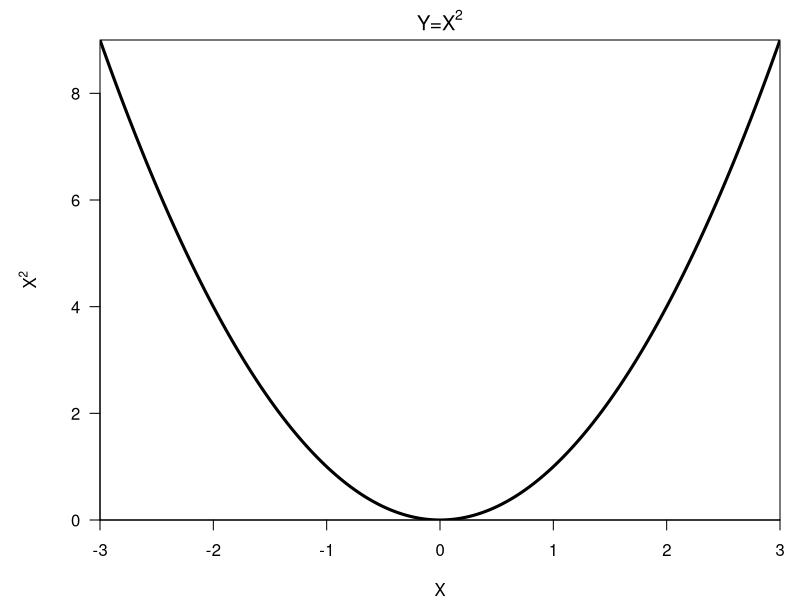
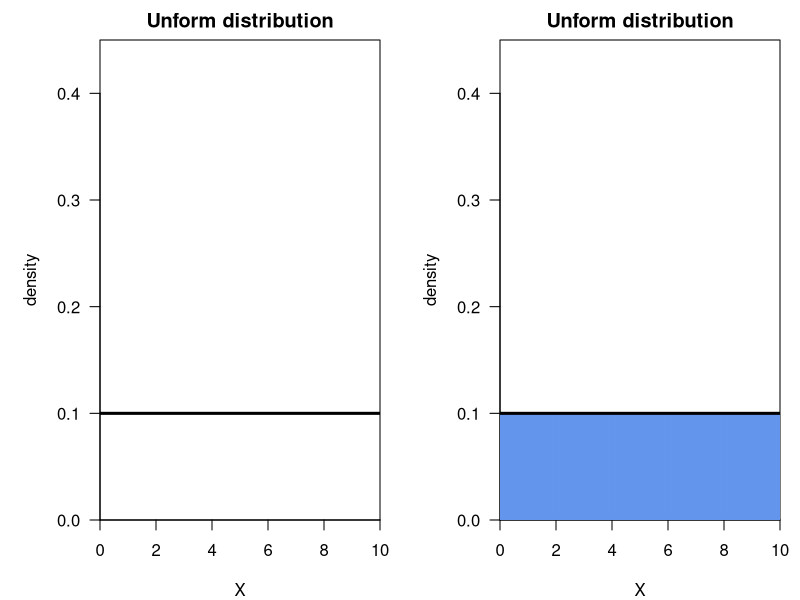
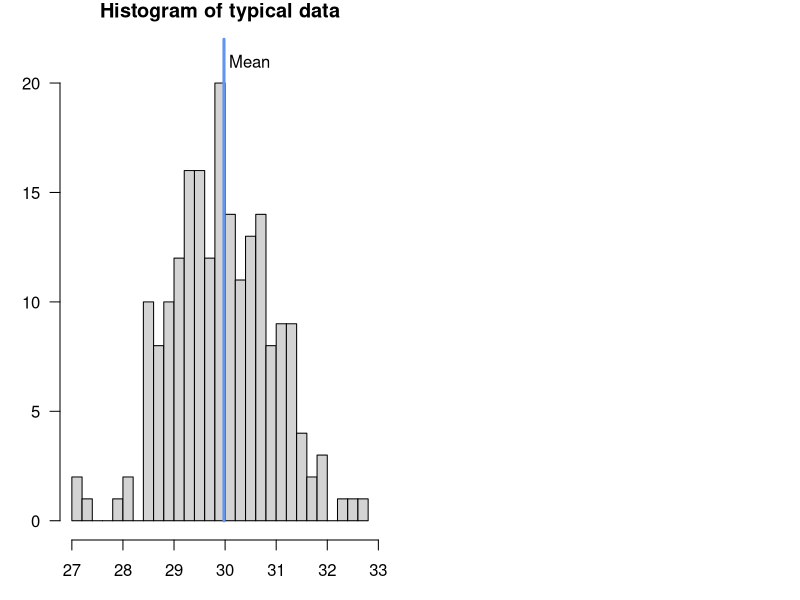
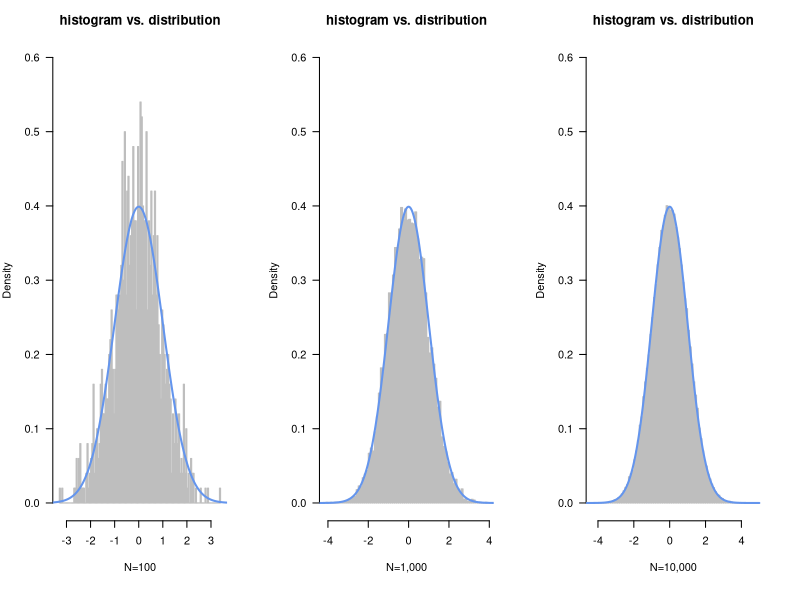
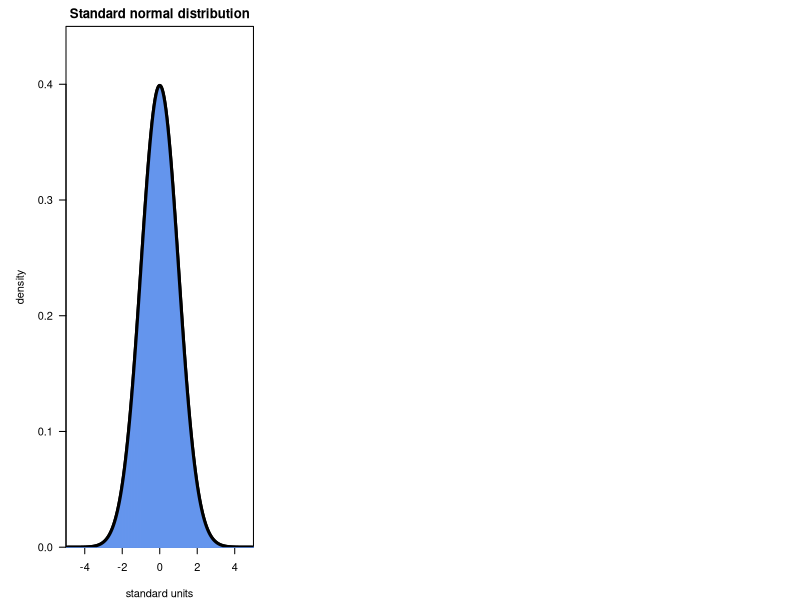
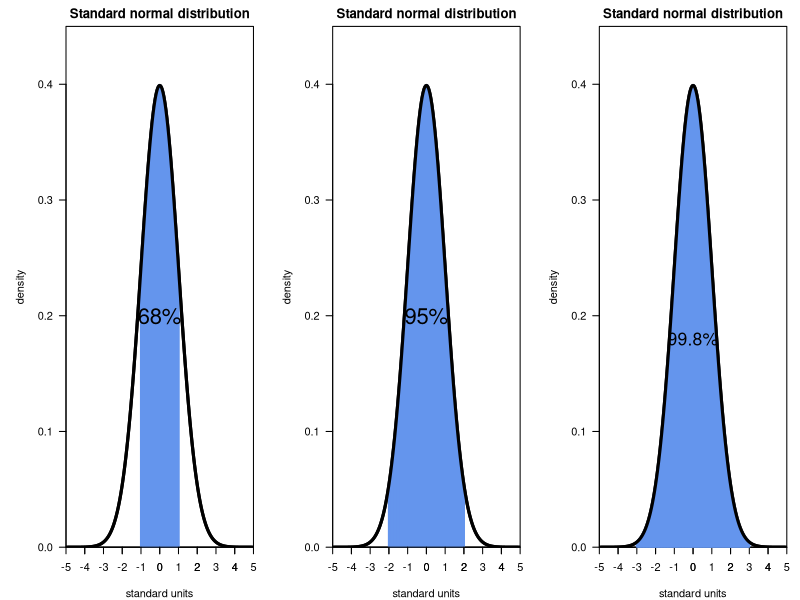
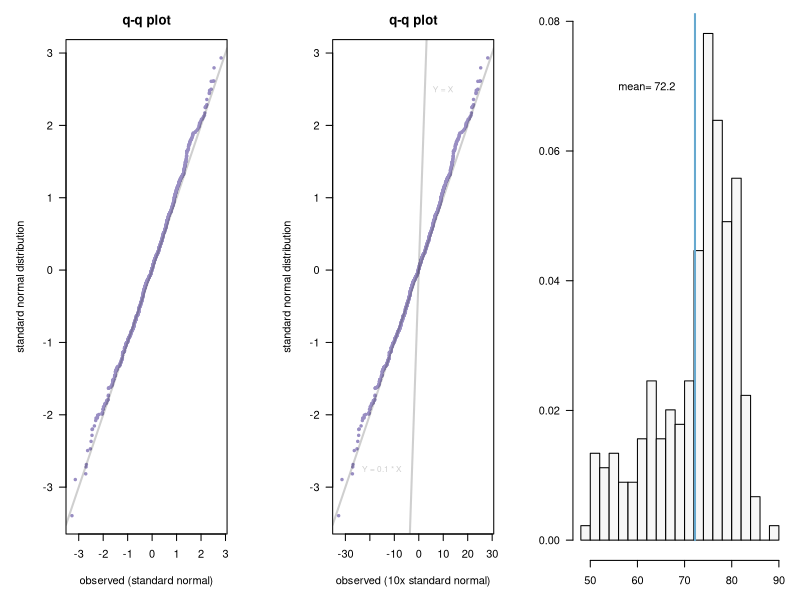
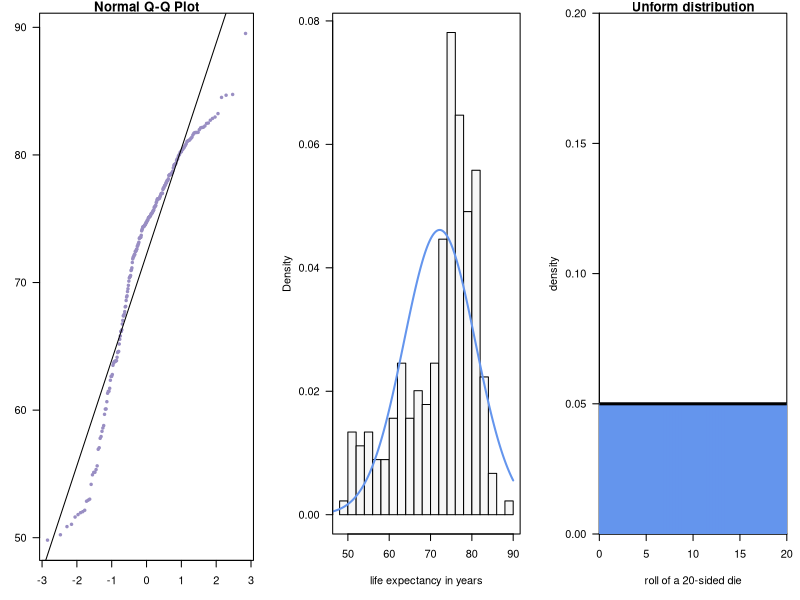

The R source for these figures, in order:
## ---- chunk 1
library(grDevices)
vals = seq(from=-3,to=3, by=0.01)
par(mar=c(4,5,2,1))
plot( vals, vals^2, xlab="X", ylab=expression(X^2), xaxs="i",yaxs="i",las=1, type="l", lwd=3, main= expression( plain("Y=")*X^2) )
## ---- chunk 2
layout(matrix(1:2,1,2))
par(mar=c(4,5,2,1))
plot( 1,1, xlab="X", ylab="density", xaxs="i",yaxs="i",las=1, col="white",ylim=c(0,0.45), xlim=c(0,10), main="Unform distribution" )
lines(c(0,10), c(0.1, 0.1), lwd=3)

plot( 1,1, xlab="X", ylab="density", xaxs="i",yaxs="i",las=1, col="white",ylim=c(0,0.45), xlim=c(0,10), main="Unform distribution" )
vals = seq(from=0, to=10, by=0.01)
for(i in 1:length(vals)){
    x = vals[i]
    lines(c(x,x), c(0,0.1), col="cornflowerblue")
}
lines(c(0,10), c(0.1, 0.1), lwd=3)
## ---- chunk 3
par(mar=c(3,3,1,1))
vals=c(29.3,31.5,29.9,28.9,30,29.4,29.6,30.5,29.5,30,30.7,30.6,28.6,30.8,29.1,30.9,29.4,
28.8,29.7,29.1,30.7,31,29.3,28.5,28,30.8,28.1,31.1,31.3,28.6,29.5,29.6,30.6,29.4,
30.6,29.3,30.1,28.6,29.7,31.2,30.1,30.2,30.2,29.1,30,30,29.7,31.3,28.6,30.5,29.6,
29.1,29.9,29.5,29.8,31.4,29.1,31.8,31,29.4,31.7,31.4,30.6,29.4,30.6,30.7,29,29.1,
30.1,30.3,29.9,31.4,28.6,30.3,28.9,28.7,29.6,29.2,31.1,32.5,29.9,31.3,30.9,28.6,
30.3,30.8,30.1,29.8,29.5,29.4,30.8,30.4,30.3,31.6,29.9,29.3,31.1,30,29.8,29.2,30.6,
31.1,30.9,29.6,29.2,30.1,31.9,30.5,29.6,30.6,29.9,28.9,30.7,30.4,30.4,28.7,28.2,
29.4,29,29.8,30.5,31.3,29.1,29.4,30.9,29.6,27.3,30.8,29.4,30.1,30.8,28.8,30.7,
31.1,30.9,29.7,29.4,28.6,30.6,28.7,31,29.5,29.7,30,30.4,28.9,30.4,30,30.5,30.7,
27.1,29.5,30.2,32.3,28.6,31.5,32.7,29.8,27.1,30.2,29.6,28.8,29.9,29.2,30.7,31.9,
30,29.9,30.4,29.8,31.3,28.9,29.6,31.1,28.5,29.1,30.1,30.4,31.3,29.4,29.8,31.6,
30.1,30.1,30.1,30.7,31.9,28.7,31.2,29.5,30,29,30,28.9,30,28.8,31.1,29,29.3,29.9)
hist(vals, breaks=30, col="lightgrey", las=1, main="Histogram of typical data", ylim=c(0,22) )
lines( c( mean(vals), mean(vals) ), c(0, 22), col="cornflowerblue", lwd=3)
text( mean(vals)+0.5, 21, "Mean")
## ---- chunk 4
layout(matrix(1:3,1,3))
vals = seq(from=-5,to=5, by=0.01)
par(mar=c(6,4,3,3))
hist(rnorm(1000), breaks=100, probability=TRUE, las=1, ylim=c(0,0.6), border="gray", col="gray", main="histogram vs. distribution", xlab="N=100")
points( vals, dnorm(vals), type="l", lwd=2, col="cornflowerblue" )
hist(rnorm(10000), breaks=100, probability=TRUE, las=1, ylim=c(0,0.6), border="gray", col="gray", main="histogram vs. distribution", xlab="N=1,000")
points( vals, dnorm(vals), type="l", lwd=2, col="cornflowerblue" )
hist(rnorm(100000), breaks=100, probability=TRUE, las=1, ylim=c(0,0.6), border="gray", col="gray", main="histogram vs. distribution", xlab="N=10,000")
points( vals, dnorm(vals), type="l", lwd=2, col="cornflowerblue" )
## ---- chunk 5
vals = seq(from=-5,to=5, by=0.01)
par(mar=c(4,5,2,1))
plot( vals, dnorm(vals), xlab="standard units", ylab="density", xaxs="i",yaxs="i",las=1, 
      type="l", lwd=3, ylim=c(0,0.45), main="Standard normal distribution" )
for(i in 1:length(vals)){
    x = vals[i]
    y = dnorm(x)
    lines(c(x,x), c(0,y), col="cornflowerblue")
}
points( vals, dnorm(vals), type="l", lwd=3 )
## ---- chunk 6
layout(matrix(1:3,1,3))
vals = seq(from=-5,to=5, by=0.01)
par(mar=c(4,5,2,1))
plot( vals, dnorm(vals), xlab="standard units", ylab="density", xaxs="i",yaxs="i",las=1, 
      type="l", lwd=3, ylim=c(0,0.45), main="Standard normal distribution" )
for( i in seq(from=-1, to=1, by=0.01)){
    lines( c(i,i), c(0, dnorm(i)), col="cornflowerblue", lwd=2)
}
axis(1, -5:5)
points( vals, dnorm(vals), xlab="standard units", ylab="density", xaxs="i",yaxs="i",las=1, 
      type="l", lwd=3, ylim=c(0,0.45), main="Standard normal distribution" )
text(0,0.2,"68%", cex=2)

plot( vals, dnorm(vals), xlab="standard units", ylab="density", xaxs="i",yaxs="i",las=1, 
      type="l", lwd=3, ylim=c(0,0.45), main="Standard normal distribution" )
for( i in seq(from=-2, to=2, by=0.01)){
    lines( c(i,i), c(0, dnorm(i)), col="cornflowerblue", lwd=2)
}
axis(1, -5:5)

points( vals, dnorm(vals), xlab="standard units", ylab="density", xaxs="i",yaxs="i",las=1, 
      type="l", lwd=3, ylim=c(0,0.45), main="Standard normal distribution" )
text(0,0.2,"95%", cex=2)
plot( vals, dnorm(vals), xlab="standard units", ylab="density", xaxs="i",yaxs="i",las=1, 
      type="l", lwd=3, ylim=c(0,0.45), main="Standard normal distribution" )
axis(1, -5:5)
for( i in seq(from=-3, to=3, by=0.01)){
    lines( c(i,i), c(0, dnorm(i)), col="cornflowerblue", lwd=2)
}
text(0,0.18,"99.8%", cex=1.6)
points( vals, dnorm(vals), xlab="standard units", ylab="density", xaxs="i",yaxs="i",las=1, 
      type="l", lwd=3, ylim=c(0,0.45), main="Standard normal distribution" )

## ---- chunk 7
V = c(4,5,6,3,7,19,8,2,12,8.5)
quantile(V)

V = sort(V)
vals_to_quantiles = function(V){
    ranks = rank(V)
    quantiles=rep(0,length(V))
    for(i in 1:length(V)){
        quantiles[i] = sum( ranks < ranks[i] )/ (length(V)-1)
    }
    quantiles*100
}
data.frame( V, Q=round(vals_to_quantiles(V), 2) )
## ---- chunk 8
par(mar=c(5,5,3,3))
observed=rnorm(1000)
std_norm = rnorm(1000)
plot( sort(observed), sort(std_norm), xlab="observed (standard normal)", 
      ylab="standard normal distribution", main="q-q plot", las=1, pch=19, cex=0.5, col="#998ec3" )
abline(0,1, lwd=2, col="#11111133")
## ---- chunk 9
plot( 10*sort(observed), sort(std_norm), xlab="observed (10x standard normal)", pch=19, 
      ylab="standard normal distribution", main="q-q plot", las=1, cex=0.5, col="#998ec3" )
abline(0,1, lwd=2, col="#11111133")
abline(0,0.1, col="#11111133", lwd=2)
text(10,2.5, "Y = X", cex=0.75, col="#11111133")
text(-15,-2.75, cex=0.75, "Y = 0.1 * X", col="#11111133")
## ---- chunk 10
countries=c("Monaco","Japan","Singapore","Macau","San Marino","Iceland","Hong Kong","Andorra",
"Switzerland","Guernsey","Israel","Luxembourg","Australia","Italy","Sweden","Liechtenstein",
"Jersey","Canada","France","Norway","Spain","Austria","Anguilla","Netherlands","Bermuda",
"Cayman Islands","Isle of Man","New Zealand","Belgium","Finland","Ireland","Germany",
"United Kingdom","Greece","Saint Pierre and Miquelon","Malta","Faroe Islands","European Union",
"Korea, South","Taiwan","Virgin Islands","Turks and Caicos Islands","United States",
"Wallis and Futuna","Saint Helena, Ascension, and Tristan da Cunha","Gibraltar",
"Denmark","Puerto Rico","Portugal","Guam","Bahrain","Chile","Qatar","Cyprus","Czech Republic",
"Panama","British Virgin Islands","Costa Rica","Cuba","Albania","Slovenia","Curacao",
"Dominican Republic","Kuwait","Northern Mariana Islands","Argentina","Sint Maarten",
"Saint Lucia","New Caledonia","Lebanon","Poland","United Arab Emirates","Uruguay",
"Paraguay","French Polynesia","Brunei","Slovakia","Dominica","Morocco","Croatia","Algeria",
"Ecuador","Aruba","Sri Lanka","Bosnia and Herzegovina","Estonia","Antigua and Barbuda",
"Libya","Tonga","Macedonia","Georgia","West Bank","Tunisia","Hungary","Mexico","Cook Islands",
"Saint Kitts and Nevis","Colombia","China","Mauritius","Maldives","Serbia","Oman","Barbados",
"American Samoa","Solomon Islands","Saint Vincent and the Grenadines","Saudi Arabia","Romania",
"Gaza Strip","Iraq","Malaysia","Lithuania","Syria","Turkey","Venezuela","Seychelles",
"Thailand","El Salvador","Bulgaria","Armenia","Jordan","Latvia","Montserrat","Grenada",
"Egypt","Jamaica","Uzbekistan","Brazil","Peru","Samoa","Vietnam","Vanuatu","Nicaragua",
"Palau","Marshall Islands","Micronesia, Federated States of","Trinidad and Tobago",
"Belarus","Indonesia","Fiji","Bahamas, The","Azerbaijan","Greenland","Guatemala",
"Suriname","Cabo Verde","Ukraine","Iran","Honduras","Bangladesh","Kazakhstan","Russia",
"Moldova","Kyrgyzstan","Korea, North","Turkmenistan","Bhutan","Mongolia","Philippines",
"Bolivia","Belize","India","Guyana","Timor-Leste","Nepal","Pakistan","Tajikistan",
"Papua New Guinea","Nauru","Burma","Ghana","Tuvalu","Kiribati","Madagascar","Yemen",
"Gambia, The","Sao Tome and Principe","Togo","Cambodia","Laos","Comoros",
"Equatorial Guinea","Eritrea","Kenya","Sudan","Haiti","Djibouti","Mauritania","Western Sahara",
"South Africa","Tanzania","Ethiopia","Benin","Senegal","Malawi","Burundi","Guinea","Rwanda",
"Congo, Republic of the","Liberia","Cote d'Ivoire","Cameroon","Sierra Leone","Zimbabwe",
"Congo, Democratic Republic of the","Angola","Mali","Niger","Burkina Faso","Uganda",
"Botswana","Nigeria","Mozambique","Lesotho","Zambia","Gabon","Somalia",
"Central African Republic","Namibia","Swaziland","Afghanistan","Guinea-Bissau","Chad")
years = c(89.52,84.74,84.68,84.51,83.24,82.97,82.86,82.72,82.5,82.47,82.27,82.17,82.15,82.12,81.98,
81.77,81.76,81.76,81.75,81.7,81.57,81.39,81.31,81.23,81.15,81.13,81.09,81.05,80.88,80.77,
80.68,80.57,80.54,80.43,80.39,80.25,80.24,80.2,80.04,79.98,79.89,79.69,79.68,79.57,79.36,
79.28,79.25,79.25,79.16,78.98,78.73,78.61,78.59,78.51,78.48,78.47,78.46,78.4,78.39,78.13,
78.01,77.98,77.97,77.82,77.82,77.69,77.61,77.6,77.5,77.4,77.4,77.29,77,76.99,76.98,76.97,
76.88,76.79,76.71,76.61,76.59,76.56,76.56,76.56,76.55,76.47,76.33,76.26,76.04,76.02,75.95,
75.91,75.89,75.69,75.65,75.6,75.52,75.48,75.41,75.4,75.37,75.26,75.21,75.18,75.14,75.12,
75.09,75.05,74.92,74.87,74.85,74.75,74.69,74.69,74.57,74.54,74.49,74.43,74.42,74.39,74.37,
74.35,74.23,74.14,74.05,73.7,73.55,73.55,73.53,73.48,73.46,73.16,73.06,72.98,72.87,72.84,
72.62,72.59,72.48,72.45,72.43,72.2,72.2,72.1,72.02,71.97,71.85,71.57,71.15,71,70.94,70.55,
70.47,70.42,70.36,70.11,69.78,69.51,69.29,68.96,68.86,68.59,68.13,68.09,67.72,67.52,67.39,
67.39,67.03,66.75,66.29,66.18,66.16,65.81,65.55,65.18,64.6,64.58,64.51,64.14,63.88,63.85,
63.85,63.81,63.77,63.68,63.51,62.79,62.65,62.64,62.34,61.71,61.48,61.47,61.32,60.66,60.09,
60.08,59.67,58.79,58.6,58.34,57.93,57.79,57.05,56.93,55.63,55.34,55.13,55.12,54.93,54.18,
53.02,52.94,52.86,52.15,52.04,51.96,51.81,51.62,51.05,50.87,50.23,49.81)

par(mar=c(3,3,1,1))
hist(years, breaks=20, las=1, freq=FALSE, xlab="life expectancy in years", col="#f7f7f7", main="")
lines(c(mean(years), mean(years)), c(0, 1), lwd=2,  col="#67a9cf" )
text(62, 0.07, paste("mean=",round( mean(years), 1)), cex=1 )
## ---- chunk 11
vals=qqnorm( years, las=1, pch=19, cex=0.5, col="#998ec3" )
abline( lm( vals$y~vals$x) )
## ---- chunk 12
par(mar=c(5,5,1,1))
hist(years, breaks=20, las=1, freq=FALSE, xlab="life expectancy in years", 
     col="#f7f7f7", main="")
lines(seq(from=40, to=90, by=0.1), dnorm(seq(from=40, to=90, by=0.1), mean = mean(years), sd=sd(years)), col="cornflowerblue", lwd=2)
box()
## ---- chunk 13
plot( 1,1,  ylab="density", xaxs="i",yaxs="i",las=1, col="white",ylim=c(0,0.2), xlim=c(0,20), main="Unform distribution", 
      xlab="roll of a 20-sided die")
vals = seq(from=0, to=20, by=0.01)
for(i in 1:length(vals)){
    x = vals[i]
    lines(c(x,x), c(0,0.05), col="cornflowerblue")
}
lines(c(0,20), c(0.05, 0.05), lwd=3)
## ---- chunk 14
layout(matrix(1:4,2,2,byrow=TRUE))
par(mar=c(3,3,3,0))
v=1:20
roll_means = rep(NA, 10000)
rolls = rep(0,10)
for(i in 1:10){
    for(j in 1:10){
        rolls[j] = sample(v)[1]
    }
    roll_means[i] = mean(rolls)
}
hist(roll_means, breaks=10, freq=FALSE, col="cornflowerblue", main="mean of 10 rolls, 10 reps")
box()

for(i in 1:100){
    for(j in 1:10){
        rolls[j] = sample(v)[1]
    }
    roll_means[i] = mean(rolls)
}
hist(roll_means, breaks=10, freq=FALSE, col="cornflowerblue", main="mean of 10 rolls, 100 reps")
box()

rolls = rep(0,10)
for(i in 1:1000){
    for(j in 1:10){
        rolls[j] = sample(v)[1]
    }
    roll_means[i] = mean(rolls)
}
hist(roll_means, breaks=10, freq=FALSE, col="cornflowerblue", main="mean of 10 rolls, 1,000 reps")
box()

rolls = rep(0,10)
for(i in 1:10000){
    for(j in 1:10){
        rolls[j] = sample(v)[1]
    }
    roll_means[i] = mean(rolls)
}
hist(roll_means, breaks=10, freq=FALSE, col="cornflowerblue", main="mean of 10 rolls, 10,000 reps")
box()
## ---- chunk 15

layout(matrix(1:2,2,1))
par(mar=c(2,3,3,1))
vals = rnorm(10000)
mus = rep(0, 10000)
for(i in 1:length(vals)){
    mus[i] = mean(vals[1:i])
}
plot(vals, pch=19, las=1, axes=FALSE, ylim=c(-5,5), cex=0.5, xaxs="i", yaxs="i",
     main="10,000 standard normally distributed values", col="#0000ff33" )
axis(2, seq(from=-5, to=5, by=2.5), las=1)

plot(mus, pch=19, las=1, axes=FALSE, ylim=c(-0.5, 0.5), cex=0.1, xaxs="i", yaxs="i",
     main="mean of 10,000 standard normally distributed values" )
axis(2, seq(from=-0.5, to=0.5, by=0.25), las=1)
box()
abline(0,0)
